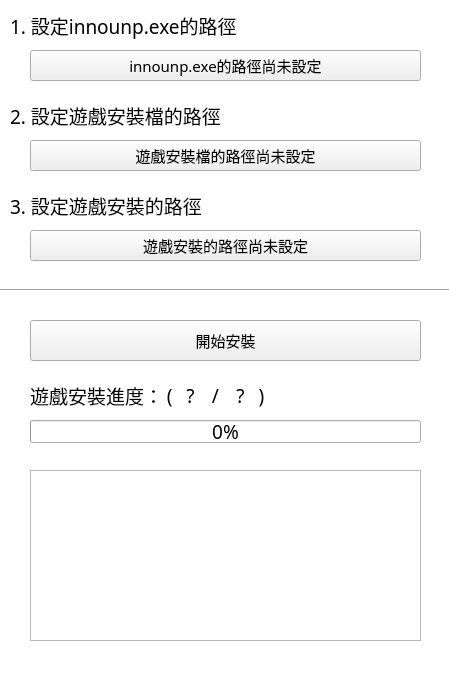
<?xml version="1.0" encoding="UTF-8"?>
<ui version="4.0">
 <class>Widget</class>
 <widget class="QWidget" name="Widget">
  <property name="geometry">
   <rect>
    <x>0</x>
    <y>0</y>
    <width>449</width>
    <height>681</height>
   </rect>
  </property>
  <property name="minimumSize">
   <size>
    <width>449</width>
    <height>681</height>
   </size>
  </property>
  <property name="maximumSize">
   <size>
    <width>449</width>
    <height>681</height>
   </size>
  </property>
  <property name="windowTitle">
   <string>TMS SetupUnpacker</string>
  </property>
  <property name="windowIcon">
   <iconset resource="resource.qrc">
    <normaloff>:/images/maplestory.png</normaloff>:/images/maplestory.png</iconset>
  </property>
  <widget class="QLabel" name="label">
   <property name="geometry">
    <rect>
     <x>10</x>
     <y>10</y>
     <width>261</width>
     <height>31</height>
    </rect>
   </property>
   <property name="font">
    <font>
     <family>微軟正黑體</family>
     <pointsize>14</pointsize>
    </font>
   </property>
   <property name="text">
    <string>1. 設定innounp.exe的路徑</string>
   </property>
  </widget>
  <widget class="QPushButton" name="setInnounpPath">
   <property name="geometry">
    <rect>
     <x>30</x>
     <y>50</y>
     <width>391</width>
     <height>31</height>
    </rect>
   </property>
   <property name="font">
    <font>
     <family>微軟正黑體</family>
     <pointsize>11</pointsize>
    </font>
   </property>
   <property name="text">
    <string>innounp.exe的路徑尚未設定</string>
   </property>
  </widget>
  <widget class="QTextEdit" name="background">
   <property name="geometry">
    <rect>
     <x>-40</x>
     <y>-20</y>
     <width>501</width>
     <height>721</height>
    </rect>
   </property>
   <property name="acceptDrops">
    <bool>false</bool>
   </property>
   <property name="readOnly">
    <bool>true</bool>
   </property>
   <property name="acceptRichText">
    <bool>false</bool>
   </property>
  </widget>
  <widget class="QLabel" name="label_2">
   <property name="geometry">
    <rect>
     <x>10</x>
     <y>100</y>
     <width>261</width>
     <height>31</height>
    </rect>
   </property>
   <property name="font">
    <font>
     <family>微軟正黑體</family>
     <pointsize>14</pointsize>
    </font>
   </property>
   <property name="text">
    <string>2. 設定遊戲安裝檔的路徑</string>
   </property>
  </widget>
  <widget class="QPushButton" name="setSetupPath">
   <property name="geometry">
    <rect>
     <x>30</x>
     <y>140</y>
     <width>391</width>
     <height>31</height>
    </rect>
   </property>
   <property name="font">
    <font>
     <family>微軟正黑體</family>
     <pointsize>11</pointsize>
    </font>
   </property>
   <property name="text">
    <string>遊戲安裝檔的路徑尚未設定</string>
   </property>
  </widget>
  <widget class="QLabel" name="label_3">
   <property name="geometry">
    <rect>
     <x>10</x>
     <y>190</y>
     <width>261</width>
     <height>31</height>
    </rect>
   </property>
   <property name="font">
    <font>
     <family>微軟正黑體</family>
     <pointsize>14</pointsize>
    </font>
   </property>
   <property name="text">
    <string>3. 設定遊戲安裝的路徑</string>
   </property>
  </widget>
  <widget class="QPushButton" name="setGameSetupPath">
   <property name="geometry">
    <rect>
     <x>30</x>
     <y>230</y>
     <width>391</width>
     <height>31</height>
    </rect>
   </property>
   <property name="font">
    <font>
     <family>微軟正黑體</family>
     <pointsize>11</pointsize>
    </font>
   </property>
   <property name="text">
    <string>遊戲安裝的路徑尚未設定</string>
   </property>
  </widget>
  <widget class="QPushButton" name="start">
   <property name="geometry">
    <rect>
     <x>30</x>
     <y>320</y>
     <width>391</width>
     <height>41</height>
    </rect>
   </property>
   <property name="font">
    <font>
     <family>微軟正黑體</family>
     <pointsize>11</pointsize>
    </font>
   </property>
   <property name="text">
    <string>開始安裝</string>
   </property>
  </widget>
  <widget class="QTextEdit" name="cmdOutput">
   <property name="geometry">
    <rect>
     <x>30</x>
     <y>470</y>
     <width>391</width>
     <height>171</height>
    </rect>
   </property>
   <property name="font">
    <font>
     <family>微軟正黑體</family>
    </font>
   </property>
   <property name="readOnly">
    <bool>true</bool>
   </property>
  </widget>
  <widget class="Line" name="line">
   <property name="geometry">
    <rect>
     <x>-63</x>
     <y>280</y>
     <width>591</width>
     <height>20</height>
    </rect>
   </property>
   <property name="orientation">
    <enum>Qt::Horizontal</enum>
   </property>
  </widget>
  <widget class="QLabel" name="label_4">
   <property name="geometry">
    <rect>
     <x>30</x>
     <y>380</y>
     <width>131</width>
     <height>31</height>
    </rect>
   </property>
   <property name="font">
    <font>
     <family>微軟正黑體</family>
     <pointsize>14</pointsize>
    </font>
   </property>
   <property name="text">
    <string>遊戲安裝進度：</string>
   </property>
  </widget>
  <widget class="QLabel" name="extracted">
   <property name="geometry">
    <rect>
     <x>170</x>
     <y>380</y>
     <width>41</width>
     <height>31</height>
    </rect>
   </property>
   <property name="font">
    <font>
     <family>微軟正黑體</family>
     <pointsize>14</pointsize>
    </font>
   </property>
   <property name="text">
    <string>?</string>
   </property>
   <property name="alignment">
    <set>Qt::AlignCenter</set>
   </property>
  </widget>
  <widget class="QLabel" name="total">
   <property name="geometry">
    <rect>
     <x>220</x>
     <y>380</y>
     <width>41</width>
     <height>31</height>
    </rect>
   </property>
   <property name="font">
    <font>
     <family>微軟正黑體</family>
     <pointsize>14</pointsize>
    </font>
   </property>
   <property name="text">
    <string>?</string>
   </property>
   <property name="alignment">
    <set>Qt::AlignCenter</set>
   </property>
  </widget>
  <widget class="QLabel" name="label_5">
   <property name="geometry">
    <rect>
     <x>160</x>
     <y>380</y>
     <width>111</width>
     <height>31</height>
    </rect>
   </property>
   <property name="font">
    <font>
     <family>微軟正黑體</family>
     <pointsize>14</pointsize>
    </font>
   </property>
   <property name="text">
    <string>(        /        )</string>
   </property>
   <property name="alignment">
    <set>Qt::AlignCenter</set>
   </property>
  </widget>
  <widget class="QProgressBar" name="progress">
   <property name="geometry">
    <rect>
     <x>30</x>
     <y>420</y>
     <width>391</width>
     <height>23</height>
    </rect>
   </property>
   <property name="font">
    <font>
     <family>微軟正黑體</family>
     <pointsize>14</pointsize>
    </font>
   </property>
   <property name="maximum">
    <number>100</number>
   </property>
   <property name="value">
    <number>0</number>
   </property>
  </widget>
  <zorder>background</zorder>
  <zorder>label</zorder>
  <zorder>setInnounpPath</zorder>
  <zorder>label_2</zorder>
  <zorder>setSetupPath</zorder>
  <zorder>label_3</zorder>
  <zorder>setGameSetupPath</zorder>
  <zorder>start</zorder>
  <zorder>cmdOutput</zorder>
  <zorder>line</zorder>
  <zorder>label_4</zorder>
  <zorder>label_5</zorder>
  <zorder>extracted</zorder>
  <zorder>progress</zorder>
  <zorder>total</zorder>
 </widget>
 <resources>
  <include location="resource.qrc"/>
 </resources>
 <connections/>
</ui>
